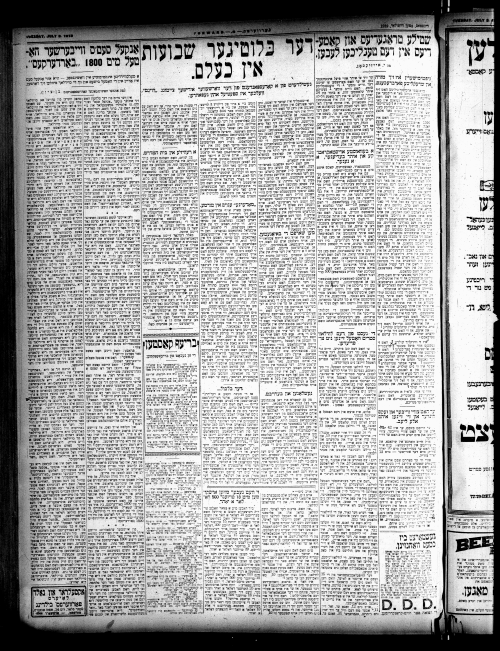
#> input picture 80.tif, 500 x 651 px
$ python test.py
#> lines starting #> are read from the running program, lines starting #| are printed output that depends on the picture; after the words box and inside, x2 and y2 are one past the last pixel; in counts of white or black regions, pixels touching at a corner belong together
import cv2
import numpy as np

img = cv2.imread('80.tif')
#> img is the input picture: shape (651, 500, 3); min 0, max 252, mean 170.8
gray = cv2.cvtColor(img,cv2.COLOR_BGR2GRAY)


edges = cv2.Canny(gray,100,200,apertureSize = 3)
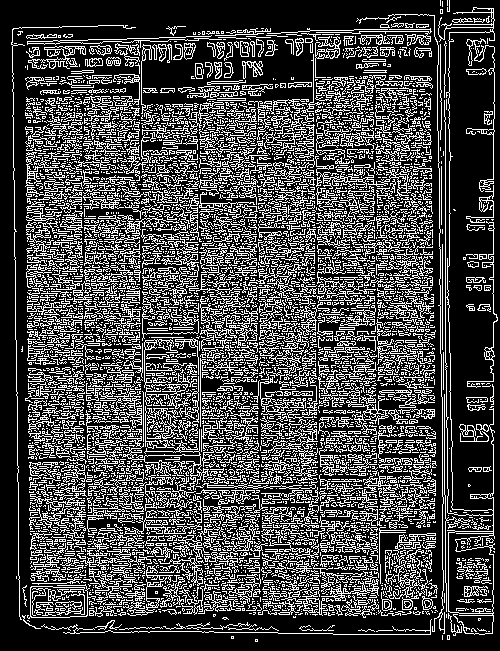
#> edges: shape (651, 500); 28.3% white in thin lines or dots
cv2.imshow('edges',edges)
cv2.waitKey(0)
print(type(edges))
#| <class 'numpy.ndarray'>
minLineLength = 600
maxLineGap = 100
lines = cv2.HoughLinesP(edges,1,np.pi/180,15,minLineLength,maxLineGap)
#> lines = [[445, 362, 445, 122]]
for x in range(0, len(lines)):
    for x1,y1,x2,y2 in lines[x]:
        cv2.line(img,(x1,y1),(x2,y2),(0,255,0),2)
#> this loop made 1 pass
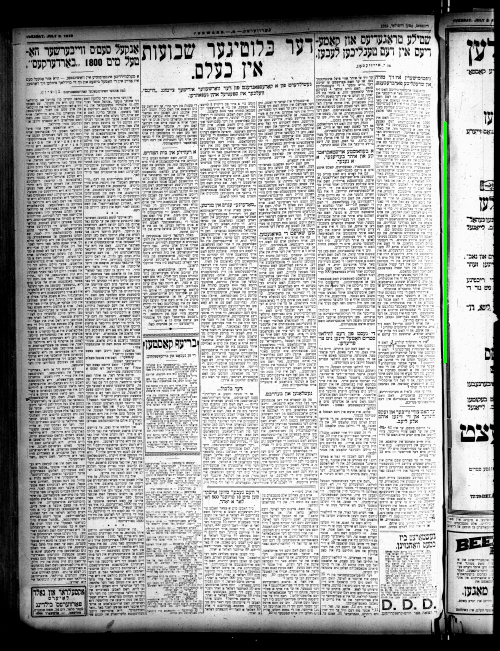
#> img: shape (651, 500, 3); 0.22% of pixels changed, all inside (x1, y1, x2, y2) = (444, 121, 447, 364)

cv2.imshow('hough',img)
cv2.waitKey(0)
